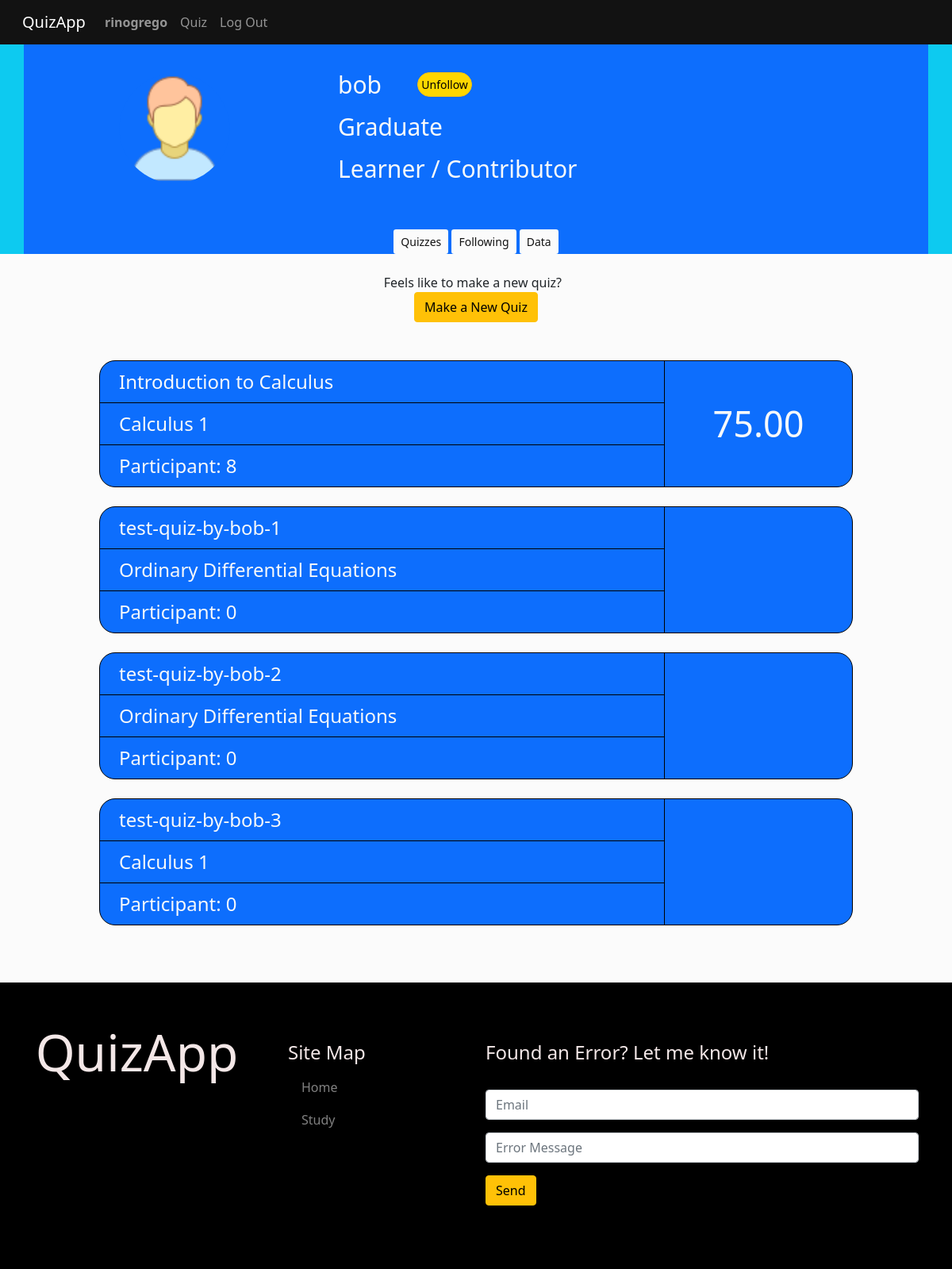
Page /profile/bob (signed in) on the earlier database version.
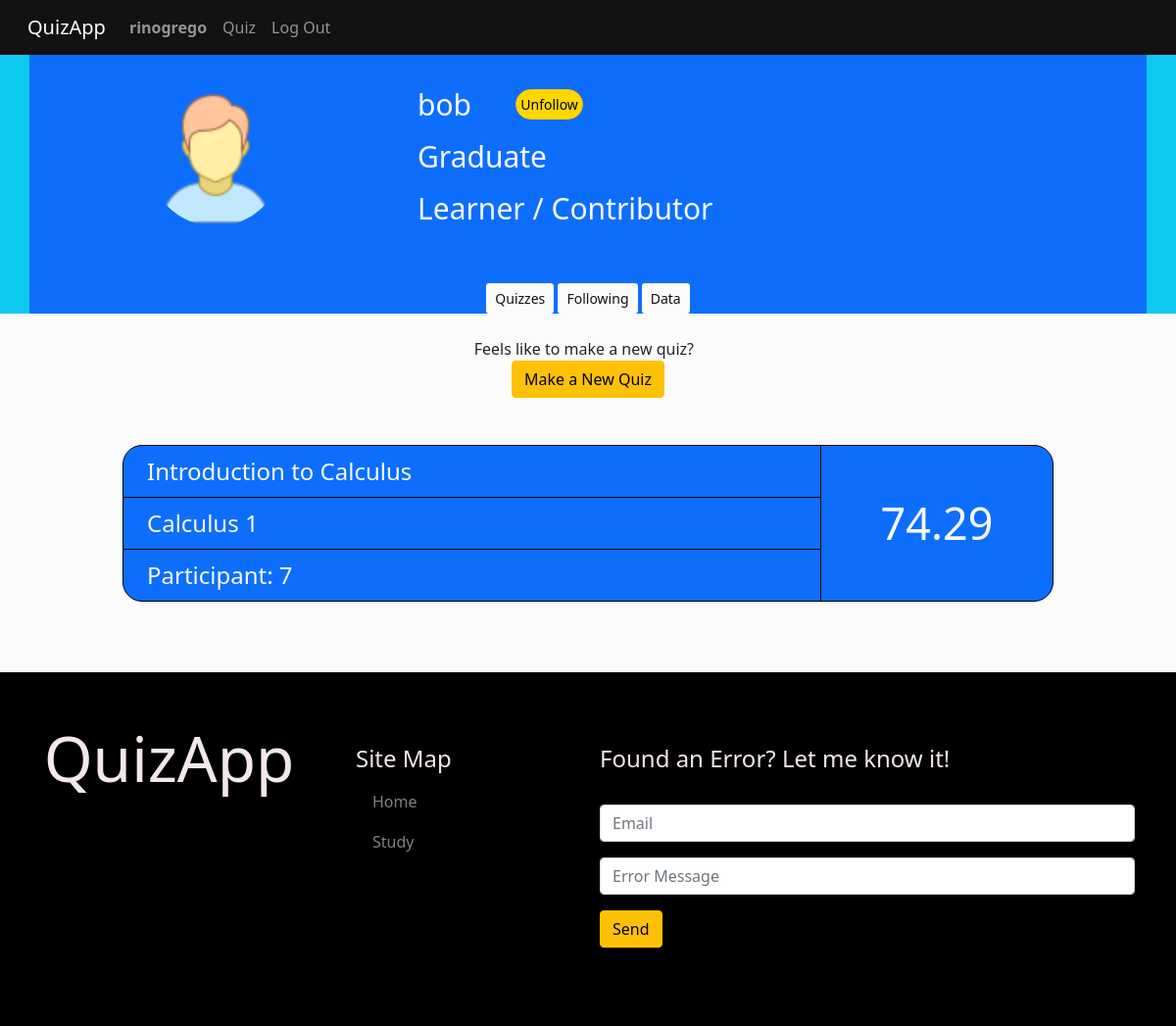
Same page on the later database version.
### quizApp/models.py (models this page shows, shortened)
class Quiz(models.Model):
  slug = models.SlugField(max_length=40, null=True)
  title = models.CharField(max_length=40, null=False, blank=False, default="Untitled")
  creator = models.ForeignKey(User, on_delete=models.CASCADE, related_name="quizzes")
  topic = models.ForeignKey(Topic, on_delete=models.CASCADE, related_name="quizzes")
  date = models.DateTimeField(auto_now_add=True)
  def average_score(self):
    result = Participant.objects.filter(quiz__id=self.id).aggregate(Avg("score"))
    return result["score__avg"]

class Topic(models.Model):
  slug = models.SlugField(max_length=40, default="other")
  title = models.CharField(max_length=40, null=False, blank=False, default="Other")

### quizApp/views.py (the view, shortened to what this page needs)
# urls.py: path("profile/<str:username>", views.profile, name="profile"),
@login_required(login_url='login')
def profile(request, username):
  user = User.objects.get(username=username)
  my_quizzes = Quiz.objects.filter(creator__username=username)
  following_quizzes = Quiz.objects.filter(creator__in=user.follows.all())
  topics = Topic.objects.all()
  try:
    user.followers.get(id=request.user.id)
    follow_status = True
  except:
    follow_status = False
  contributions = []
  for topic in topics:
    if Quiz.objects.filter(creator__username=username, topic=topic).count() != 0:
      contributions.append((topic.title, Quiz.objects.filter(creator__username=username, topic=topic).count()))
  return render(request, "quizApp/profile.html", {
    "User": user,
    "myQuizzes": my_quizzes,
    "followingQuizzes": following_quizzes,
    "Contributions": contributions,
    "Follow_status": follow_status,
  })

### quizApp/models.py (called while the page is built)
  def has_contribution(self):
    if self.quizzes.count() > 0:
      return True
    else:
      return False

  def has_participated(self):
    if self.quizzes_taken.count() > 0:
      return True
    else:
      return False

  def status(self):
    if self.has_participated() == True and self.has_contribution() == True:
      return "Learner / Contributor"
    elif self.has_participated() == True:
      return "Learner"
    elif self.has_contribution() == True:
      return "Contributor"
    else:
      return "Sightseeing"

  def date_mm_dd_yy(self):
    return str(self.date.strftime("%b %d, %Y"))

### quizApp/templates/quizApp/profile.html (shortened to what the changed rows need)
{% extends 'quizApp/layout.html' %}
{% block body %}
<div class="container mt-4 profile-section text-dark">
  <div class="row mt-3 profile-myQuizzes-container" style="display: flex;">
  {% for quiz in myQuizzes %}
  <div class="container">
    <div class="row mb-4">
    <div class="col-lg-1 col-md-1 col-sm-1" style="text-align: center;"></div>
    <div class="col-lg-10 col-md-10 col-sm-10 profile-content bg-primary" style="text-align: center;">
      <a href="{% url 'test' quiz.id quiz.slug %}" class="profile-quiz-container-anchor">
      <div class="row text-light">
        <div class="col-lg-9 col-md-9 col-sm-9">
          <div class="row profile-content-judul p-2 display-custom ps-4">{{ quiz.title }}</div>
          <div class="row profile-content-topic p-2 display-custom ps-4">{{ quiz.topic.title }}</div>
          <div class="row profile-content-participant p-2 display-custom ps-4">Participant: {{ quiz.taken_by.count }}</div>
        </div>
        <div class="col-lg-3 col-md-3 col-sm-3 profile-content-avgscr d-flex justify-content-center align-items-center">{{ quiz.average_score | floatformat:2 }}</div>
      </div>
      </a>
    </div>
    <div class="col-lg-1 col-md-1 col-sm-1" style="text-align: center;"></div>
  </div>
  </div>
  {% empty %}
  {% if request.user.username == User.username %}
    <p class="display-6 mt-4 pt-4 d-flex justify-content-center">You haven't made any quizzes yet.</p>
  {% else %}
    <p class="display-6 mt-4 pt-4 d-flex justify-content-center">This account haven't made any quizzes yet.</p>
  {% endif %}
  {% endfor %}
  </div>
</div>
{% endblock %}

Differences in the rows shown:
removed Quiz: title "test-quiz-by-bob-1", topic "Ordinary Differential Equations", taken_by.count "0"
removed Quiz: title "test-quiz-by-bob-2", topic "Ordinary Differential Equations", taken_by.count "0"
removed Quiz: title "test-quiz-by-bob-3", topic "Calculus 1", taken_by.count "0"
computed for Quiz "Introduction to Calculus": taken_by.count "8" → "7"; average_score "75.00" → "74.29"
